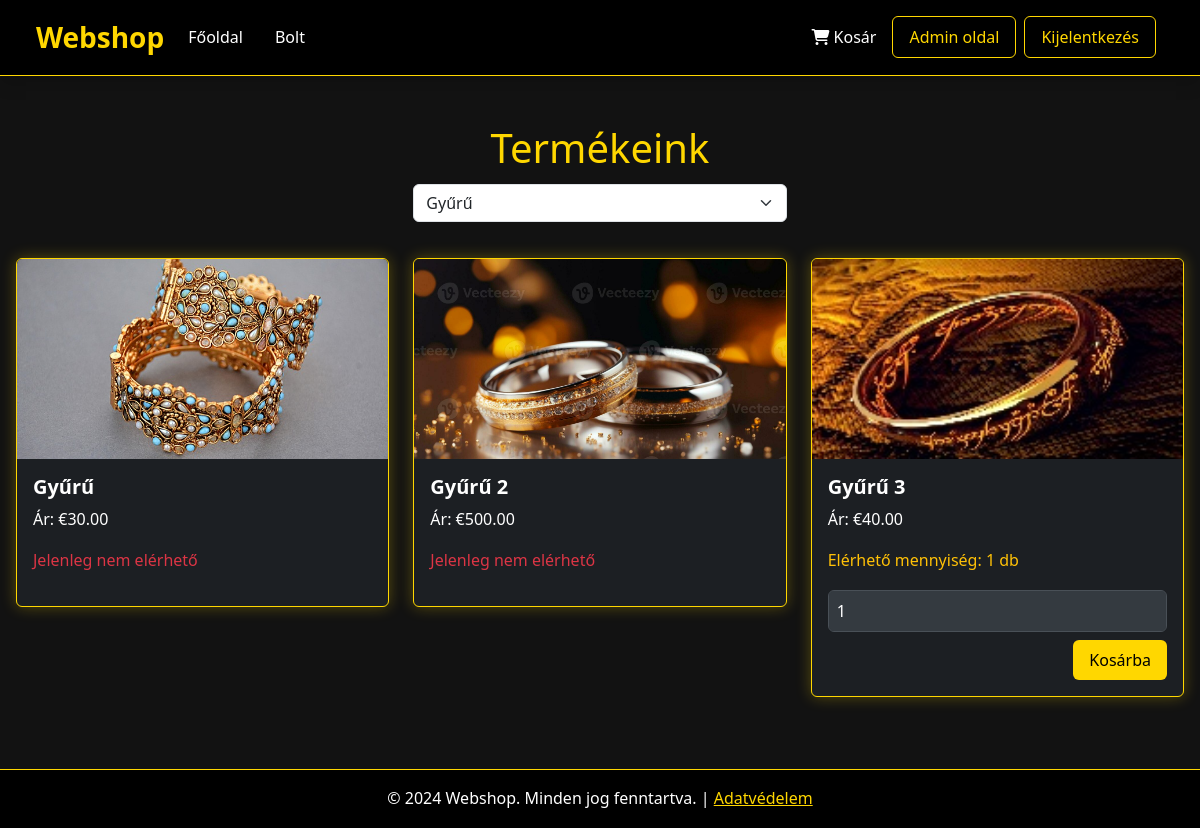
The app's page /front/shop.php?category_id=1 (signed in) with its own data.
### tables this page shows
CREATE TABLE `product` (
  `id` int(11) UNSIGNED NOT NULL,
  `name` varchar(255) DEFAULT NULL,
  `price` decimal(10,2) DEFAULT NULL,
  `quantity` int(11) NOT NULL,
  `category_id` int(11) DEFAULT NULL,
  `img_path` varchar(255) DEFAULT NULL,
  `description` text
);

### backend/manage_shop.php (called while the page is built, shortened)
<?php
require_once '../backend/modell/webshop.php';
$category_id = isset($_GET['category_id']) && $_GET['category_id'] !== ''
    ? intval($_GET['category_id'])
    : null;
if ($category_id) {
    $stmt = $pdo->prepare("
        SELECT p.*, c.name AS category_name
        FROM product p
        LEFT JOIN categories c ON p.category_id = c.id
        WHERE p.category_id = :category_id
    ");
    $stmt->execute(['category_id' => $category_id]);
} else {
    $stmt = $pdo->query("
        SELECT p.*, c.name AS category_name
        FROM product p
        LEFT JOIN categories c ON p.category_id = c.id
    ");
}
$products = $stmt->fetchAll(PDO::FETCH_ASSOC);
?>

### front/shop.php (the view, shortened to what this page needs)
<?php
include_once "../backend/manage_shop.php";
require_once "../backend/modell/webshop.php";
?>
<!DOCTYPE html>
<html lang="hu">
<head>
    <link href="https://cdn.jsdelivr.net/npm/bootstrap@5.3.0-alpha3/dist/css/bootstrap.min.css" rel="stylesheet">
    <link href="https://cdnjs.cloudflare.com/ajax/libs/bootstrap-icons/1.10.5/font/bootstrap-icons.min.css" rel="stylesheet">
    <link rel="stylesheet" href="shop.css">
    <link rel="stylesheet" href="index.css">
</head>
<body style="background-color: #121212; color: #fff;">
<nav class="navbar navbar-expand-lg navbar-dark bg-black border-bottom border-gold shadow">
    <div class="container">
        <a class="navbar-brand text-gold" href="../front/index.php">Webshop</a>
        <div class="collapse navbar-collapse" id="navbarNav">
            <ul class="navbar-nav me-auto">
                <li class="nav-item"><a class="nav-link" href="../front/index.php">Főoldal</a></li>
                <li class="nav-item"><a class="nav-link" href="../front/shop.php">Bolt</a></li>
            </ul>
            <div class="d-flex align-items-center">
                <a href="../front/cart.php" class="d-flex align-items-center me-3 text-decoration-none text-gold">
                    <i class="fas fa-shopping-cart text-white me-1"></i>
                    <span class="text-white">Kosár</span>
                </a>
                <?php if (isset($_SESSION['user_id']) && $_SESSION['role'] == 'admin'): ?>
                    <a href="admin.php" class="btn btn-outline-gold me-2 active text-gold">Admin oldal</a>
                <?php endif; ?>
                <?php if (isset($_SESSION['user_id'])): ?>
                    <a href="../backend/logout.php" class="btn btn-outline-gold me-2">Kijelentkezés</a>
                <?php else: ?>
                    <a href="../front/logIn.php" class="btn btn-outline-gold me-2">Bejelentkezés</a>
                    <a href="../front/register.php" class="btn btn-gold">Regisztráció</a>
                <?php endif; ?>
            </div>
        </div>
    </div>
</nav>
<section class="py-5">
    <div class="container">
        <h1 class="text-center mb-4 text-gold">Termékeink</h1>
        <div class="row">
            <form method="GET" class="mb-4">
                <div class="row">
                    <div class="col-md-4 mx-auto">
                        <select name="category_id" class="form-select" onchange="this.form.submit()">
                            <?php
                            $stmt = $pdo->query("SELECT id, name FROM categories");
                            $categories = $stmt->fetchAll(PDO::FETCH_ASSOC);
                            foreach ($categories as $category):
                                $selected = (isset($_GET['category_id']) && $_GET['category_id'] == $category['id']) ? 'selected' : '';
                            ?>
                                <option value="<?= $category['id'] ?>" <?= $selected ?>>
                                    <?= htmlspecialchars($category['name']) ?>
                                </option>
                            <?php endforeach; ?>
                        </select>
                    </div>
                </div>
            </form>
            <?php foreach ($products as $product): ?>
                <div class="col-md-4 mb-4">
                    <div class="card">
                        <img src="<?= htmlspecialchars($product['img_path']) ?>" class="card-img-top" alt="<?= htmlspecialchars($product['name']) ?>">
                        <div class="card-body">
                            <h5 class="card-title"><?= htmlspecialchars($product['name']) ?></h5>
                            <p class="card-text">Ár: €<?= number_format($product['price'], 2) ?></p>
                            <?php if ($product['quantity'] > 0): ?>
                                <p class="text-warning">Elérhető mennyiség: <?= $product['quantity'] ?> db</p>
                                <form method="POST" action="">
                                    <input type="number" name="quantity" value="1" min="1" max="<?= $product['quantity'] ?>" class="form-control mb-2">
                                    <button type="submit" name="add_to_cart" class="btn btn-gold">Kosárba</button>
                                </form>
                            <?php else: ?>
                                <p class="text-danger">Jelenleg nem elérhető</p>
                            <?php endif; ?>
                        </div>
                    </div>
                </div>
            <?php endforeach; ?>
        </div>
    </div>
</section>
<footer class="py-3 bg-black text-center border-top border-gold">
    <p class="mb-0">&copy; 2024 Webshop. Minden jog fenntartva. | <a href="#" class="text-gold">Adatvédelem</a></p>
</footer>
</body>
</html>

### front/shop.css (style rules this page uses)
:root { --gold: #ffd700; --gold-dark: #e6c200; --black: #000; --white: #fff; --gray-dark: #343a40; --gray-border: #495057; --red: #dc3545; --transition: 0.2s ease-in-out; --radius: 0.375rem; }
body { font-family: 'Segoe UI', Tahoma, Geneva, Verdana, sans-serif; background-color: var(--black); color: var(--white); margin: 0; padding: 0; }
.navbar { padding: 10px 20px; }
.navbar-brand { color: var(--gold) !important; font-size: 1.75em; font-weight: bold; text-decoration: none; transition: color var(--transition); }
.navbar-nav { list-style: none; display: flex; gap: 1rem; margin-left: 0; float: left; }
.navbar-nav li { margin: 0; padding: 0; }
.navbar-nav .nav-link { color: var(--white); text-decoration: none; transition: color var(--transition); }
.btn { display: inline-block; font-weight: 500; color: var(--white); background: transparent; border: 1px solid var(--gold); padding: 0.5rem 1rem; font-size: 1rem; border-radius: var(--radius); cursor: pointer; transition: all var(--transition); }
.btn-gold { background-color: var(--gold); color: var(--black); float: right; }
.btn-outline-gold { color: var(--gold); }
.form-control { width: 100%; padding: 0.5rem; background-color: var(--gray-dark); border: 1px solid var(--gray-border); border-radius: var(--radius); color: var(--white); transition: border-color var(--transition), box-shadow var(--transition); }
.card { background-color: #1c1f23; border: 1px solid var(--gold); border-radius: var(--radius); overflow: hidden; display: flex; flex-direction: column; color: var(--white); box-shadow: 0 0 15px rgba(255, 215, 0, 0.3); transition: transform var(--transition), box-shadow var(--transition); }
.card-img-top { width: 100%; height: 200px; object-fit: cover; }
.card-body { padding: 1rem; flex-grow: 1; display: flex; flex-direction: column; }
.card-title { margin-bottom: 0.5rem; font-weight: 600; }
.card-text { flex-grow: 1; margin-bottom: 1rem; }
.text-gold { color: var(--gold) !important; }
.text-white { color: var(--white) !important; }
.text-center { text-align: center !important; }
.bg-black { background-color: var(--black) !important; }
.border-gold { border-color: var(--gold) !important; }
.me-auto { margin-right: auto !important; }
.mb-0 { margin-bottom: 0 !important; }
.mb-2 { margin-bottom: 0.5rem !important; }
.mb-4 { margin-bottom: 1.5rem !important; }
.py-3 { padding-top: 1rem !important; padding-bottom: 1rem !important; }
.py-5 { padding-top: 3rem !important; padding-bottom: 3rem !important; }
.container { max-width: 1200px; margin: 0 auto; padding: 0 1rem; }
.row { display: flex; flex-wrap: wrap; margin: -0.75rem; }
.col-md-4 { flex: 0 0 33.3333%; padding: 0.75rem; }
a { color: var(--gold); text-decoration: underline; transition: color var(--transition); }

### front/index.css (style rules this page uses)
:root { --gold: #ffd700; --gold-dark: #e6c200; --black: #000; --white: #fff; --gray-dark: #343a40; --red: #dc3545; --transition: 0.2s ease-in-out; --radius: 0.375rem; }
body { font-family: 'Segoe UI', Tahoma, Geneva, Verdana, sans-serif; background-color: var(--black); color: var(--white); margin: 0; padding: 0; line-height: 1.6; }
.container { max-width: 1200px; margin: 0 auto; padding: 0 1rem; }
.navbar-brand { color: var(--gold) !important; font-size: 1.75em; font-weight: bold; text-decoration: none; transition: color var(--transition); }
.navbar-nav .nav-link { color: var(--white); transition: color var(--transition); }
.btn-outline-gold { color: var(--gold) !important; border-color: var(--gold) !important; transition: background-color var(--transition), color var(--transition); }
.btn-gold { background-color: var(--gold) !important; color: var(--black) !important; border: none !important; transition: background-color var(--transition); }
html, body { height: 100%; }
body { display: flex; flex-direction: column; }

### records on screen
product: img_path (picture), name "Gyűrű", price "30.00", quantity "Jelenleg nem elérhető"
product: img_path (picture), name "Gyűrű 2", price "500.00", quantity "Jelenleg nem elérhető"
product: img_path (picture), name "Gyűrű 3", price "40.00", quantity "1"

### other values on screen
form field category_id "Gyűrű"
